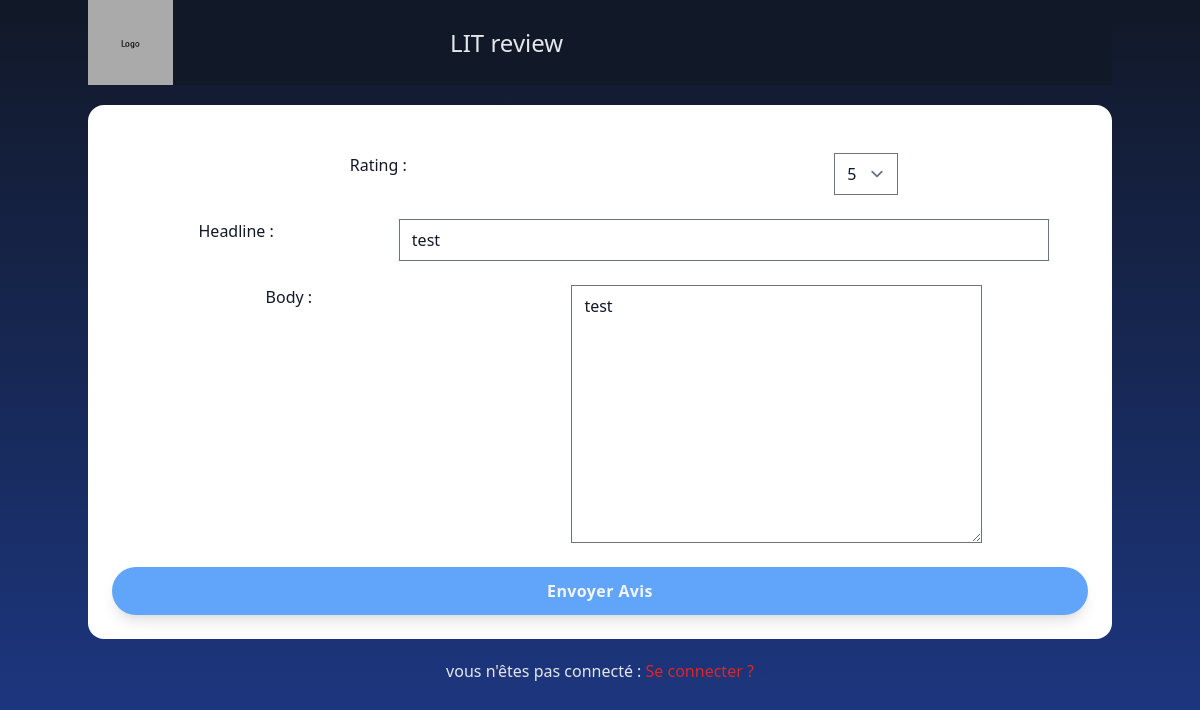
Page /rev/review/edit/5/ on the earlier database version.
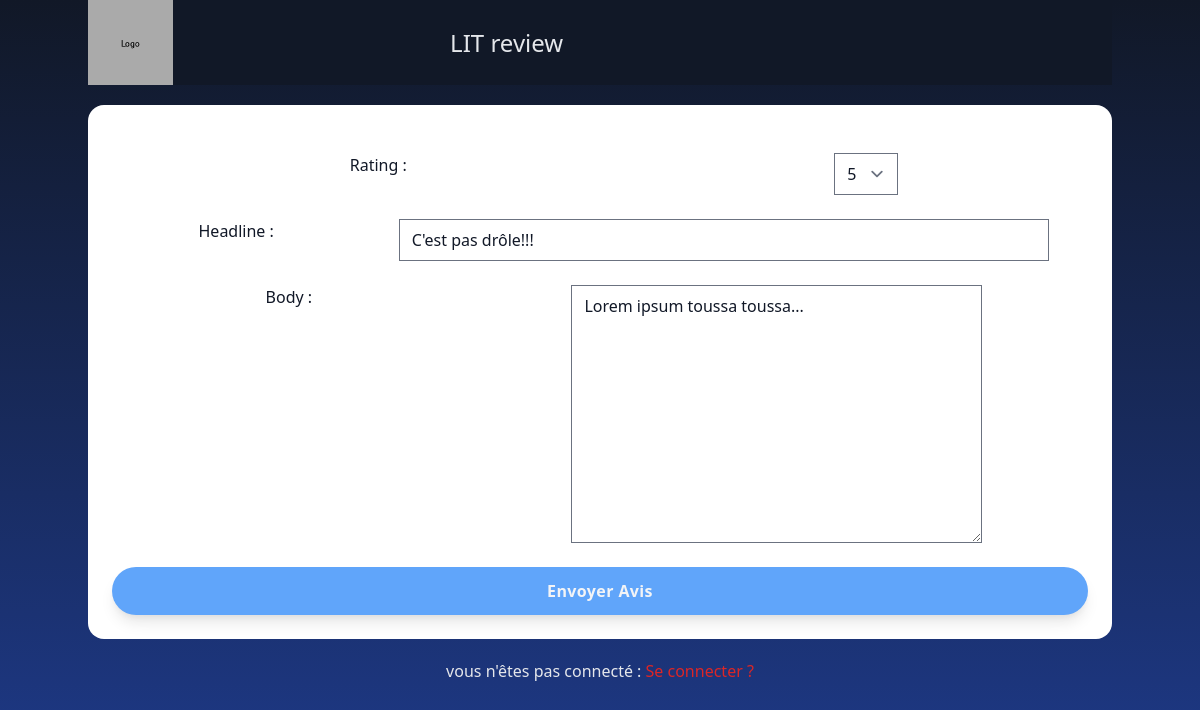
Same page on the later database version.
### bkreport/models.py (models this page shows, shortened)
class Review(models.Model):
    ticket = models.ForeignKey(to=Ticket, on_delete=models.CASCADE)
    rating = models.PositiveSmallIntegerField(
        validators=[MinValueValidator(0), MaxValueValidator(5)],
        choices=((1, 1), (2, 2), (3, 3), (4, 4), (5, 5)),
        default=3
    )
    headline = models.CharField(max_length=128)
    body = models.TextField(max_length=8192, blank=True)
    user: User = models.ForeignKey(
        to=settings.AUTH_USER_MODEL, on_delete=models.CASCADE)
    time_created = models.DateTimeField(auto_now_add=True)

### bkreport/views.py (the view, shortened to what this page needs)
# urls.py: path('review/edit/<int:pk>/', views.ReviewUpdateView.as_view(), name='edit_review'),
class ReviewUpdateView(UpdateView):
    model = Review
    fields = ['rating', 'headline', 'body']
    class Meta:
        widgets = {
            'rating': forms.RadioSelect()
        }

### bkreport/templates/bkreport/review_form.html (shortened to what this page needs)
{% extends 'litrev/base.html' %}
{% block content %}
    <div class="css_card-container">
        <div class="css_card-base">
            <form method="POST">
                {{ form.as_ul }}
                <button type="submit">Envoyer Avis</button>
            </form>
        </div>
    </div>
{% endblock %}

Differences in the rows shown:
changed Review: headline "test" → "C'est pas drôle!!!"; body "test" → "Lorem ipsum toussa toussa..."
